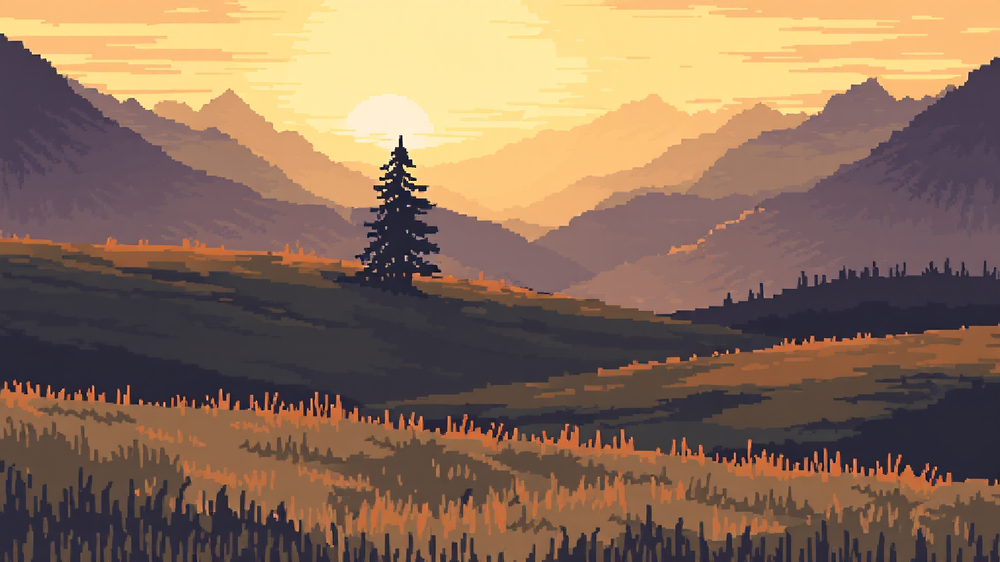
#> input picture games/pawnsim/unity-project/Assets/Resources/UI/menu_bg.png, 1000 x 562 px, shrunk from 1536 x 864 before the run
$ python cylinder_turntable.py ../../../games/pawnsim/unity-project/Assets/Resources/UI/menu_bg.png out 5 1.0 ../../../games/pawnsim/unity-project/Assets/Resources/UI/menu_bg.png
#> lines starting #> are read from the running program, lines starting #| are printed output that depends on the picture
#!/usr/bin/env python3
"""Cylinder-wrap turntable — a genuine 3D spin of a cylindrical product (can,
bottle) from a SINGLE front photo.

A beverage is approximately a cylinder, and a can's label wraps the full 360°,
so re-projecting the front photo onto a rotating cylinder is geometrically
*correct*, not a fake: each output column samples the real label texel that
would face the camera at that rotation.  The label is only ever resampled
(honest foreshortening as it turns), never regenerated.

Per row y the product has its own centre cx and radius r (so a bottle's narrow
neck and wide body rotate consistently in ANGLE).  For rotation θ:

    screen column X  ->  surface angle  ψ = asin((X-cx)/r)
    the texel now at ψ was, before rotating, at  ψ-θ, i.e. at photo column
        x0 = cx + r*sin(ψ-θ)
    visible only while |ψ-θ| <= ~88°  (else it has rotated out of sight)

Mild Lambert shading (0.78 + 0.22·cosψ) adds cylindrical roundness without
double-darkening the photo's own shading.

Usage:
  cylinder_turntable.py <canvas_rgba.png> <out_dir> <frames> [max_deg] [mode]
    mode: ping  (oscillate -max..+max..-max, default — safe near photographed front)
          spin  (continuous 0..360, only honest for a full-wrap can label)
Writes <out_dir>/p_%04d.png  (RGBA).  Run with the product-cf venv (numpy/scipy/PIL).
"""
import os
import sys
import numpy as np
from PIL import Image
from scipy.ndimage import map_coordinates

canvas_png = sys.argv[1]
out_dir = sys.argv[2]
frames = int(sys.argv[3])
max_deg = float(sys.argv[4]) if len(sys.argv) > 4 else 38.0
mode = sys.argv[5] if len(sys.argv) > 5 else "ping"

canvas = np.asarray(Image.open(canvas_png).convert("RGBA")).astype(np.float32)
H, W = canvas.shape[:2]
#> H = 562; W = 1000
alpha = canvas[..., 3] / 255.0
#> alpha: shape (562, 1000) float32; every value is 1
mask = alpha > 0.5
#> mask: shape (562, 1000) bool; every value is 1

# per-row centre & radius from the silhouette extent
idx = np.arange(W, dtype=np.float32)[None, :]
big = np.where(mask, idx, np.float32(W))
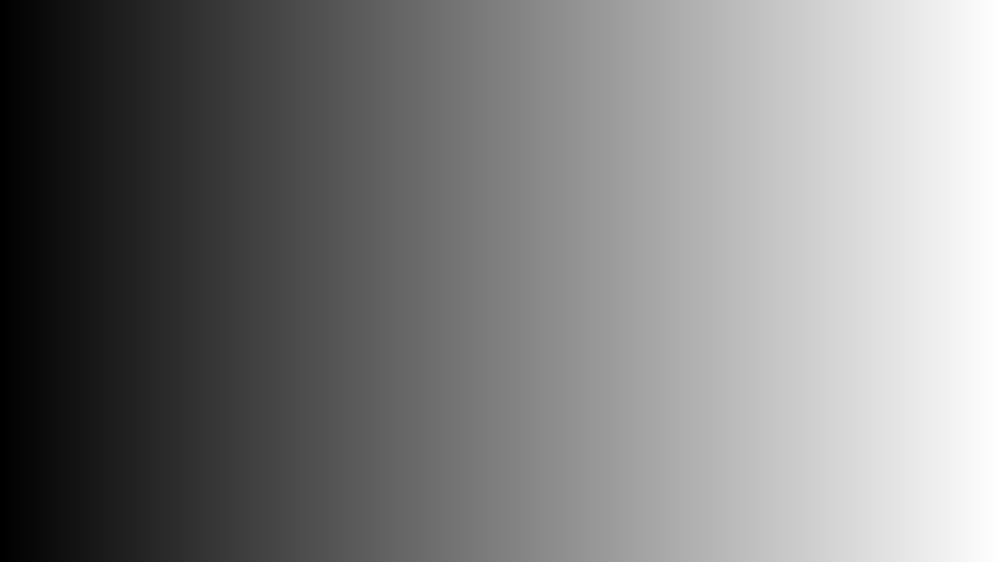
#> big: shape (562, 1000) float32; min 0, max 999, mean 499.5; drawn with min black and max white
sml = np.where(mask, idx, np.float32(-1))
xL = big.min(axis=1)            # (H,)
#> xL = 562 values from 0 to 0
xR = sml.max(axis=1)
#> xR = 562 values from 999 to 999
row_ok = mask.any(axis=1)
cx = np.where(row_ok, 0.5 * (xL + xR), 0.0)
#> cx = 562 values from 499.5 to 499.5
r = np.where(row_ok, np.maximum(0.5 * (xR - xL), 1.0), 1.0)
#> r = 562 values from 499.5 to 499.5

yy = np.mgrid[0:H, 0:W][0].astype(np.float32)
xx = np.tile(idx, (H, 1))
cxc = cx[:, None]
#> cxc = 562 values from 499.5 to 499.5
rc = r[:, None]
#> rc = 562 values from 499.5 to 499.5

os.makedirs(out_dir, exist_ok=True)
denom = max(frames - 1, 1)
LIMIT = np.sin(np.radians(88.0))


def angle_at(i):
    t = i / denom
    if mode == "spin":
        return 2 * np.pi * t
    # ping: smooth -max .. +max .. -max
    return np.radians(max_deg) * np.sin(2 * np.pi * t)


for i in range(frames):
    th = angle_at(i)
    sinpsi = np.clip((xx - cxc) / rc, -1.0, 1.0)
    psi = np.arcsin(sinpsi)
    orig = psi - th
    sin_orig = np.sin(orig)
    visible = (np.abs(sin_orig) <= LIMIT) & mask
    x0 = cxc + rc * sin_orig
    coords = np.array([yy.ravel(), x0.ravel()])

    out = np.empty((H, W, 4), np.float32)
    for c in range(4):
        out[..., c] = map_coordinates(canvas[..., c], coords, order=1,
                                      mode="constant", cval=0.0).reshape(H, W)
    shade = (0.78 + 0.22 * np.cos(psi))[..., None]
    out[..., :3] *= shade
    out[..., 3] *= visible.astype(np.float32)      # texels rotated out of view vanish
    Image.fromarray(np.clip(out, 0, 255).astype(np.uint8), "RGBA").save(
        os.path.join(out_dir, f"p_{i:04d}.png"))
#> this loop made 5 passes
#> pass 1, `psi = np.arcsin(sinpsi)`:
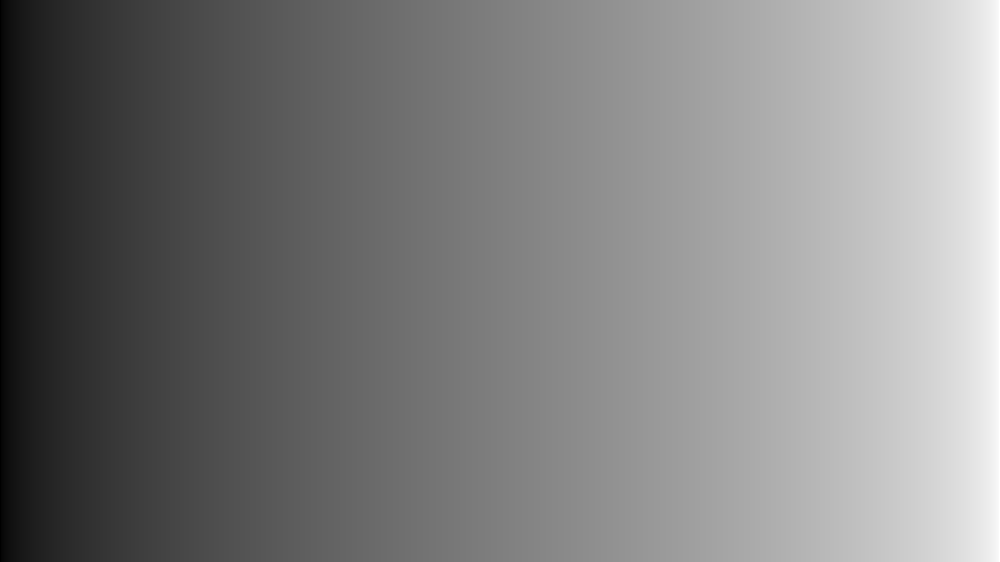
#> psi: shape (562, 1000) float32; min -1.57, max 1.57, mean 2.06e-09; drawn with min black and max white
#> pass 1, `visible = (np.abs(sin_orig) <= LIMIT) & mask`:
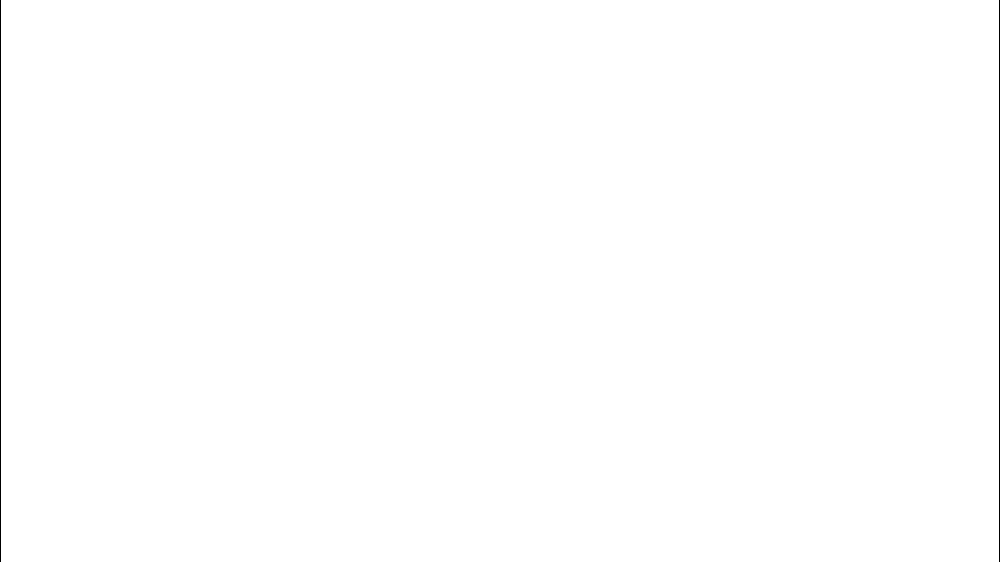
#> visible: shape (562, 1000) bool; 99.8% white; black in thin lines or dots
#> after the loop:
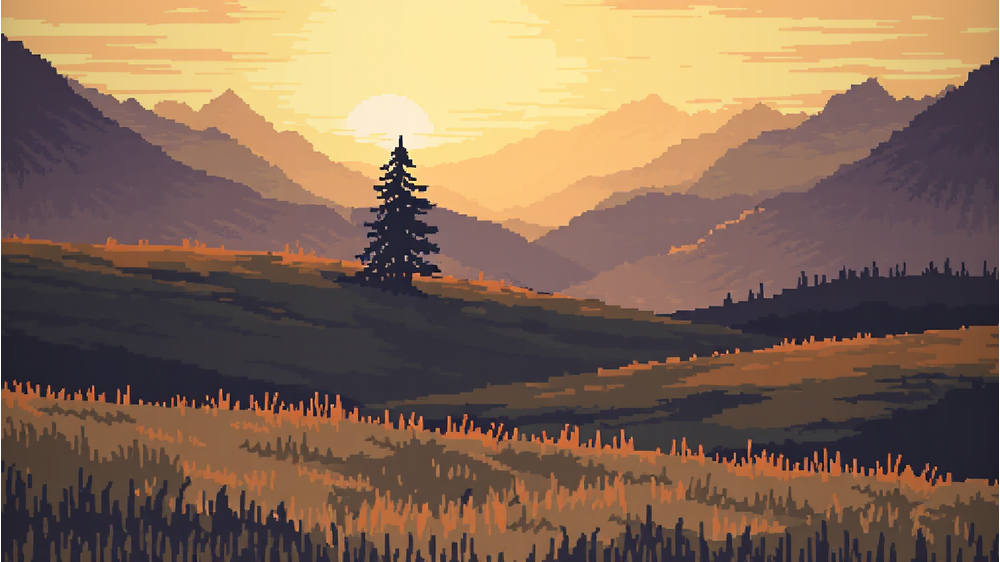
#> out: shape (562, 1000, 4) float32; mean R, G, B, A 132.8, 106.7, 85.9, 255.4; transparent parts drawn white

print(f"cylinder_turntable: wrote {frames} frames ({mode}, ±{max_deg}deg) to {out_dir}", file=sys.stderr)
